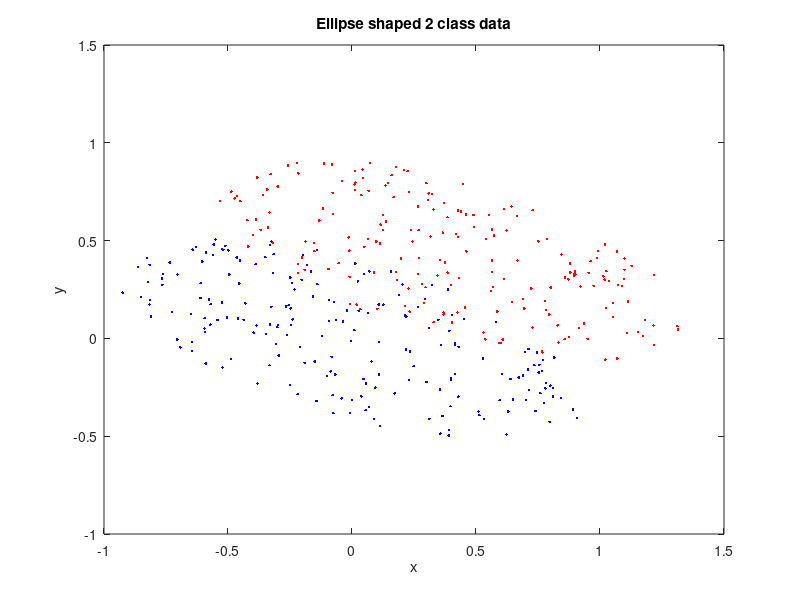

This chart was generated by the following MATLAB code:
load('ellipse.mat');
class1_data = z(1:200,:);
class2_data = z(201:400,:);

class1_train = class1_data(1:150,:);

class1_test = class1_data(151:200,:);

train = class1_train;
target_train = ones(size(train,1),1);

test = [class1_test; class2_data];
target_test = [ones(size(class1_test,1),1) ; ones(size(class2_data,1),1)*(-1) ];


plot(class1_data(:,1),class1_data(:,2),'b.');
hold on;
plot(class2_data(:,1),class2_data(:,2),'r.');
xlabel('x');
ylabel('y');
xlim([-1 1.5]);
ylim([-1 1.5]);
title('Ellipse shaped 2 class data');


